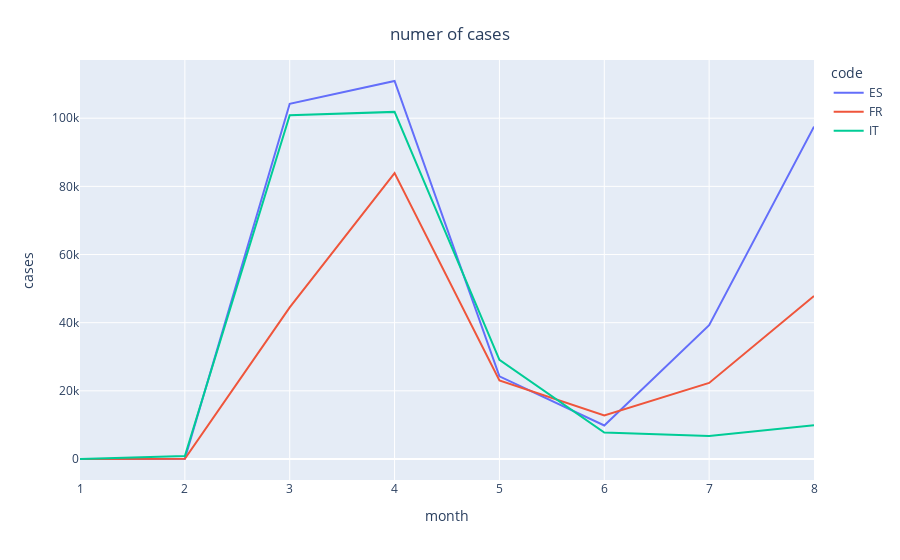
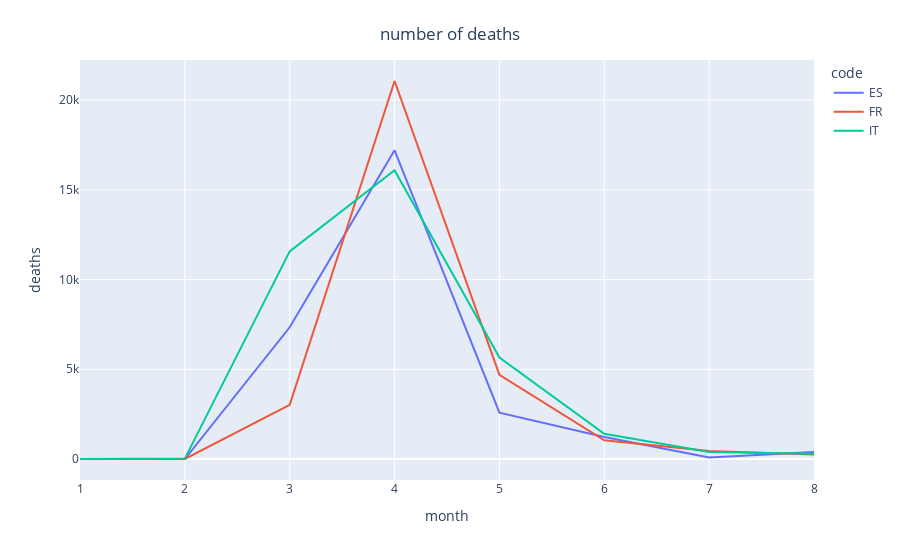

The code cell stored with these charts, in order, in its notebook:
### Markdown cell above
### 5. plot covid cases & deaths progression for the three country during past 8 months

### Code cell
import plotly.express as px

fig = px.line(df, x="month", y="cases", color='code')
fig.update_layout(
    title={
        'text': "numer of cases",
        'y':.95,
        'x':.5,
        'xanchor': 'center',
        'yanchor': 'top'})
fig.show()

fig = px.line(df, x="month", y="deaths", color='code')
fig.update_layout(
    title={
        'text': "number of deaths",
        'y':.95,
        'x':.5,
        'xanchor': 'center',
        'yanchor': 'top'})

fig.show()

### Figure 1 — Plotly figure (JSON) as saved in the notebook; plotly's stock layout.template omitted (floating-point values rounded to 4 significant figures)
{"data": [{"hovertemplate": "code=ES<br>month=%{x}<br>cases=%{y}<extra></extra>", "legendgroup": "ES", "line": {"color": "#636efa", "dash": "solid"}, "mode": "lines", "name": "ES", "orientation": "v", "showlegend": true, "type": "scatter", "x": [1, 2, 3, 4, 5, 6, 7, 8], "xaxis": "x", "y": [0, 54, 104213, 110916, 24246, 9842, 39251, 97532], "yaxis": "y"}, {"hovertemplate": "code=FR<br>month=%{x}<br>cases=%{y}<extra></extra>", "legendgroup": "FR", "line": {"color": "#EF553B", "dash": "solid"}, "mode": "lines", "name": "FR", "orientation": "v", "showlegend": true, "type": "scatter", "x": [1, 2, 3, 4, 5, 6, 7, 8], "xaxis": "x", "y": [6, 51, 44493, 83892, 23054, 12764, 22313, 47827], "yaxis": "y"}, {"hovertemplate": "code=IT<br>month=%{x}<br>cases=%{y}<extra></extra>", "legendgroup": "IT", "line": {"color": "#00cc96", "dash": "solid"}, "mode": "lines", "name": "IT", "orientation": "v", "showlegend": true, "type": "scatter", "x": [1, 2, 3, 4, 5, 6, 7, 8], "xaxis": "x", "y": [3, 885, 100851, 101852, 29073, 7772, 6722, 9907], "yaxis": "y"}], "layout": {"legend": {"title": {"text": "code"}, "tracegroupgap": 0}, "margin": {"t": 60}, "title": {"text": "numer of cases", "x": 0.5, "xanchor": "center", "y": 0.95, "yanchor": "top"}, "xaxis": {"anchor": "y", "domain": [0, 1], "title": {"text": "month"}}, "yaxis": {"anchor": "x", "domain": [0, 1], "title": {"text": "cases"}}}}

### Figure 2 — Plotly figure (JSON) as saved in the notebook; plotly's stock layout.template omitted (floating-point values rounded to 4 significant figures)
{"data": [{"hovertemplate": "code=ES<br>month=%{x}<br>deaths=%{y}<extra></extra>", "legendgroup": "ES", "line": {"color": "#636efa", "dash": "solid"}, "mode": "lines", "name": "ES", "orientation": "v", "showlegend": true, "type": "scatter", "x": [1, 2, 3, 4, 5, 6, 7, 8], "xaxis": "x", "y": [0, 0, 7340, 17203, 2584, 1228, 90, 393], "yaxis": "y"}, {"hovertemplate": "code=FR<br>month=%{x}<br>deaths=%{y}<extra></extra>", "legendgroup": "FR", "line": {"color": "#EF553B", "dash": "solid"}, "mode": "lines", "name": "FR", "orientation": "v", "showlegend": true, "type": "scatter", "x": [1, 2, 3, 4, 5, 6, 7, 8], "xaxis": "x", "y": [0, 2, 3022, 21063, 4684, 1042, 441, 249], "yaxis": "y"}, {"hovertemplate": "code=IT<br>month=%{x}<br>deaths=%{y}<extra></extra>", "legendgroup": "IT", "line": {"color": "#00cc96", "dash": "solid"}, "mode": "lines", "name": "IT", "orientation": "v", "showlegend": true, "type": "scatter", "x": [1, 2, 3, 4, 5, 6, 7, 8], "xaxis": "x", "y": [0, 21, 11570, 16091, 5658, 1404, 388, 295], "yaxis": "y"}], "layout": {"legend": {"title": {"text": "code"}, "tracegroupgap": 0}, "margin": {"t": 60}, "title": {"text": "number of deaths", "x": 0.5, "xanchor": "center", "y": 0.95, "yanchor": "top"}, "xaxis": {"anchor": "y", "domain": [0, 1], "title": {"text": "month"}}, "yaxis": {"anchor": "x", "domain": [0, 1], "title": {"text": "deaths"}}}}
